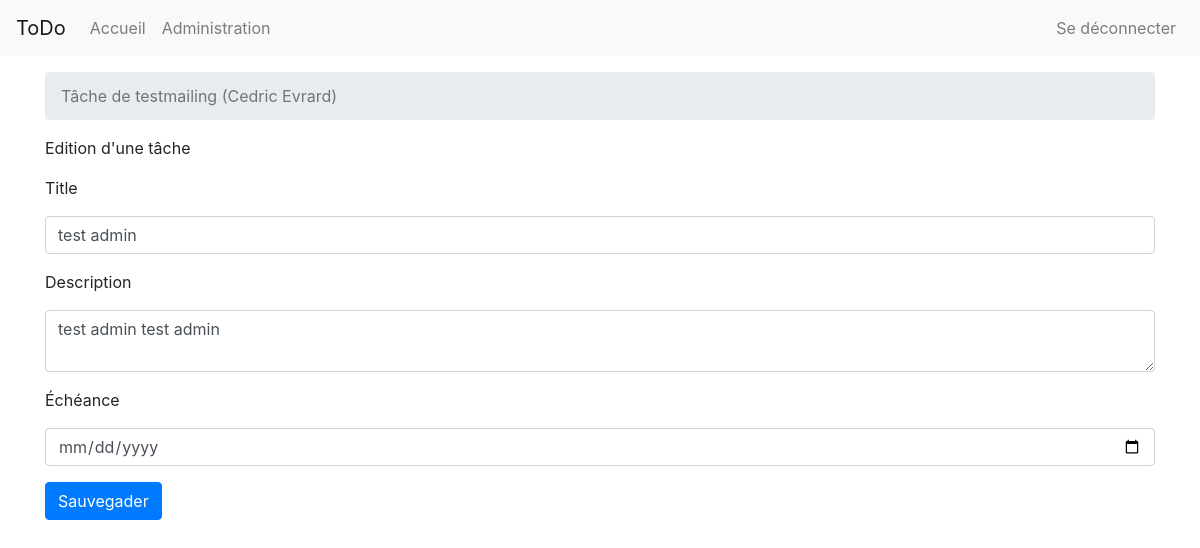
The page /admin/2/edit/6 (signed in) on the database its author committed.
### app/models/user.py (models this page shows, shortened)
class User(UserMixin, db.Model):
    __tablename__ = 'users'
    id              = db.Column(db.Integer, primary_key=True)
    username        = db.Column(db.String(80), unique=True, nullable=False)
    password_hash   = db.Column(db.String(128), nullable=False)
    firstname       = db.Column(db.String(40), nullable=False)
    lastname        = db.Column(db.String(40), nullable=False)
    birthday        = db.Column(db.DateTime(), nullable=False)
    email           = db.Column(db.String(60), nullable=False)
    account_level   = db.Column(db.Integer, nullable=False, default=0)
    is_locked       = db.Column(db.Boolean, nullable=False, default=False)
    tasks           = db.relationship('Task', backref='author', lazy='dynamic')

### app/models/task.py (models this page shows, shortened)
class Task(db.Model):
    __tablename__ = 'tasks'
    id              = db.Column(db.Integer, primary_key=True)
    title           = db.Column(db.String(50), nullable=False)
    description     = db.Column(db.String(300), nullable=True)
    due_date        = db.Column(db.DateTime(), nullable=True)
    status          = db.Column(db.Boolean(), nullable=False, default=False)
    user_id         = db.Column(db.Integer, db.ForeignKey('users.id'))

### app/routes/admin_todo.py (the view)
@app.route('/admin/<user_id>/edit/<task_id>', methods=['GET', 'POST'])
@login_required
def admin_task_edit(user_id, task_id):
    if (not is_administrator()):
        return render_template('404.html.j2'), 404
    task = TaskDataAccess.get_task(task_id)
    form = TaskForm()
    if form.validate_on_submit():
        TaskDataAccess.update_task(
            form.id.data,
            form.title.data,
            form.description.data,
            form.due_date.data
        )
        return redirect(url_for('admin_task_listing', user_id = user_id))
    else:
        form.id.data = task.id
        form.title.data = task.title
        form.description.data = task.description
        form.due_date.data = task.due_date
        return render_template('todo/edit.html.j2', form = form, user = UserDataAccess.get_user(user_id))

### app/forms/taskForm.py
class TaskForm( FlaskForm ):
    id          = HiddenField('id')
    title       = StringField('Title', validators=[
        InputRequired(
            message='Le title de la tâche est requis'
        ),
        Length(
            min=1,
            max =50,
            message='Le title de la tâche doit être compris entre 1 et 50 caractères'
        )])
    description = TextAreaField('Description')
    due_date    = DateField('Échéance', format='%d/%m/%Y', validators=[validators.Optional()])
    submit      = SubmitField('Sauvegader')

### app/__init__.py (called while the page is built)
@login_manager.user_loader
def load_user(userid):
    return User.query.get(int(userid))

### app/data/taskDataAccess.py (called while the page is built)
    def get_task(task_id):
        return Task.query.filter_by(id = task_id).first()

### app/data/userDataAccess.py (called while the page is built)
    def get_user(user_id):
        return User.query.filter_by(id = user_id).first()

### app/routes/admin.py (called while the page is built)
def is_administrator():
    return current_user.account_level == 1 or current_user.account_level == 2

### app/templates/todo/edit.html.j2 (shortened to what this page needs)
{% from "todo/macro/task-form.html.j2" import task_form with context %}
{% from "todo/macro/user.html.j2" import user_info with context %}
{% from "macro/form-error.html.j2" import form_error with context %}
{% extends "layout.html.j2" %}
{% block body %}
    {{ user_info(user) }}
    <div class="row">
        <div class="col-md">
            <p>Edition d'une tâche</p>
        </div>
    </div>
    <div class="row">
        <div class="col-md">
            {% if user %}
            <form method="POST" action="/admin/{{ user.id }}/edit/{{ form.id.data }}" novalidate class="mb-4">
            {% else %}
            <form method="POST" action="/edit/{{ form.id.data }}" novalidate class="mb-4">
            {% endif %}
                {{ task_form(form) }}
            </form>
        </div>
        </div>
    </div>
{% endblock %}

### app/templates/todo/macro/task-form.html.j2 (shortened to what this page needs)
{% macro task_form(form) %}
<div class="form-group">
    <label>{{ form.title.label }}</label>
    {{ form.title(class_='form-control') }}
</div>
<div class="form-group">
    <label>{{ form.description.label }}</label>
    {{ form.description(class_='form-control') }}
</div>
<div class="form-group">
    <label>{{ form.due_date.label }}</label>
    {{ form.due_date(class_='form-control', placeholder='dd/mm/yyyy') }}
</div>
{{ form.submit(class_='btn btn-primary') }}
{% endmacro %}

### app/templates/todo/macro/user.html.j2 (shortened to what this page needs)
{% macro user_info(user) %}
{% if user %}
<div class="row">
    <div class="col-md-12">
        <div class="breadcrumb">
            <span class="breadcrumb-item active">Tâche de {{ user.username }} ({{ user.firstname }} {{ user.lastname }})<span>
</div>
{% endif %}
{% endmacro %}

### app/static/css/style.css (style rules this page uses)
html, body { height: 100%; margin: 0; padding-top: 0.1px; font-family: -apple-system, BlinkMacSystemFont, "Segoe UI", "Roboto", "Helvetica Neue", Arial, sans-serif, "Apple Color Emoji", "Segoe UI Emoji", "Segoe UI Symbol"; }

### rows shown on the page
User: username "testmailing", firstname "Cedric", lastname "Evrard"
Task: title "test admin", description "test admin test admin"

### other values the page prints
{{ text }} "Accueil Administration Se déconnecter"
